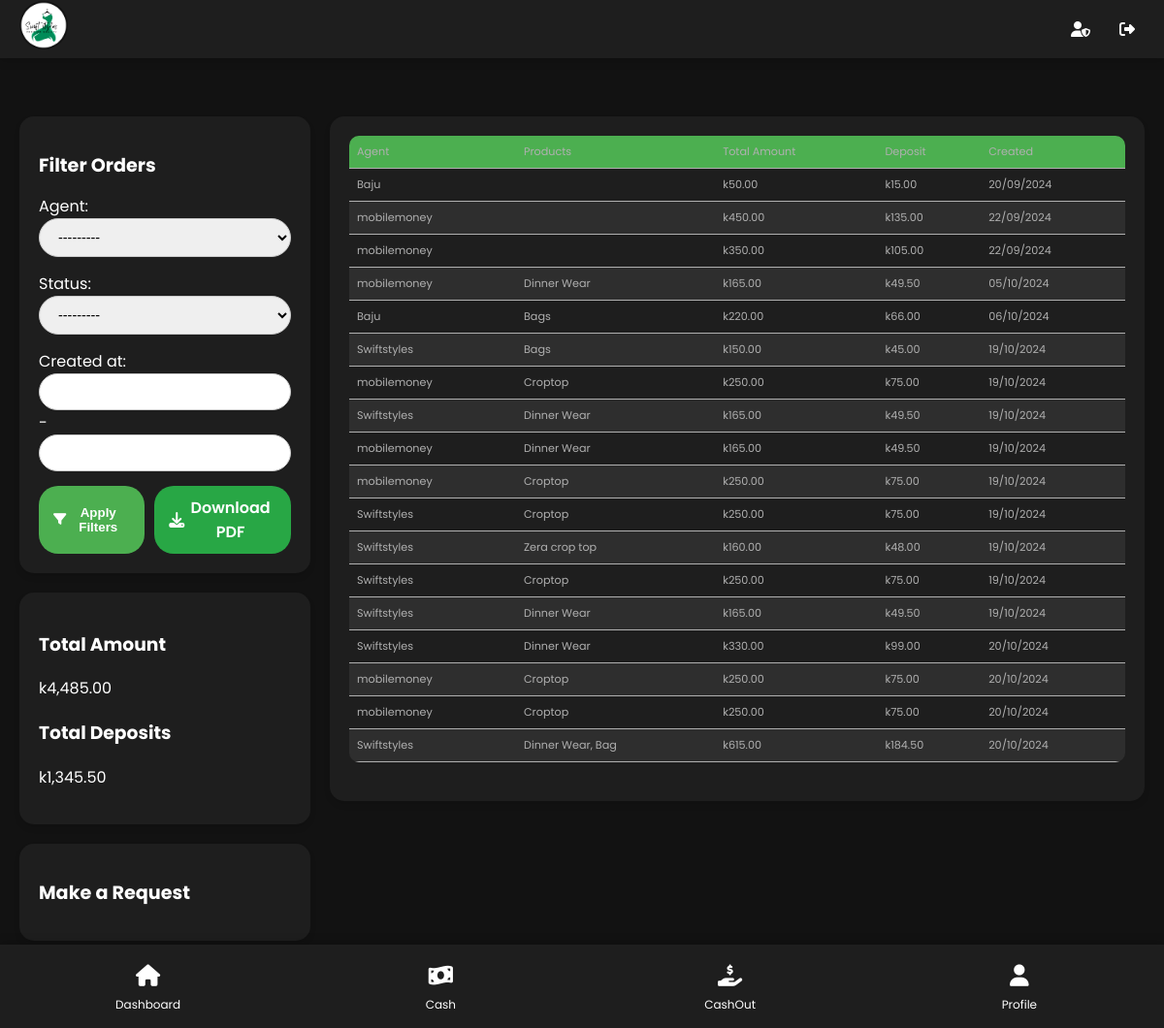
The page /orders/ (signed in) on the database as committed earlier.
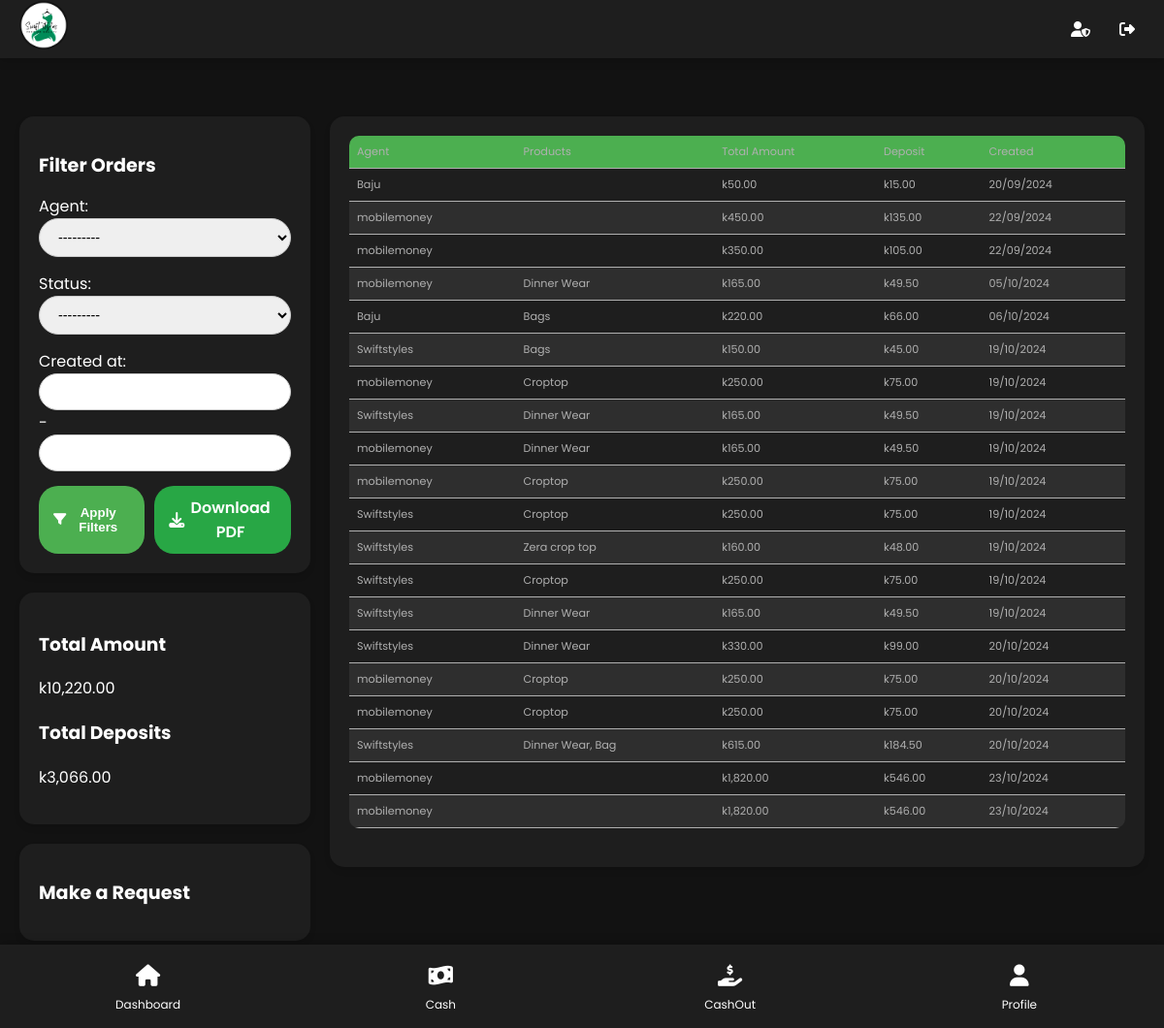
The same page on the database as committed later.
### mma/models.py (models this page shows, shortened)
class Order(models.Model):
    STATUS_CHOICES = (
        ('pending', 'Pending'),
        ('approved', 'Approved'),
        ('completed', 'Completed'),  # Add 'completed' status
        ('cancelled', 'Cancelled'),
    )
    agent = models.ForeignKey(CustomUser, on_delete=models.CASCADE, related_name='orders')
    customer_name = models.CharField(max_length=200)
    phone_number = models.CharField(max_length=15, null=True, blank=True)  # Allow null values
    total_amount = models.DecimalField(max_digits=10, decimal_places=2)
    deposit_amount = models.DecimalField(max_digits=10, decimal_places=2)
    status = models.CharField(max_length=20, choices=STATUS_CHOICES, default='pending')
    created_at = models.DateTimeField(auto_now_add=True)
    business_location = models.CharField(max_length=200, null=True, blank=True)
    delivery_date = models.DateField(null=True, blank=True)
    is_approved = models.BooleanField(default=False)

class OrderItem(models.Model):
    order = models.ForeignKey(Order, related_name='items', on_delete=models.CASCADE)
    product = models.ForeignKey(Product, on_delete=models.CASCADE)
    quantity = models.PositiveIntegerField()

class Product(models.Model):
    CATEGORY_CHOICES = [
        ('groceries', 'Groceries'),
        ('hardware', 'Hardware'),
        ('electronics', 'Electronics'),
        ('clothing', 'Clothing'),
        ('furniture', 'Furniture'),
        ('automotive', 'Automotive'),
        ('beauty_health', 'Beauty & Health'),
        ('toys', 'Toys'),
        ('sports', 'Sports & Outdoors'),
        ('books', 'Books'),
        ('home_appliances', 'Home Appliances'),
        ('stationery', 'Stationery'),
        ('pharmacy', 'Pharmacy'),
        ('jewelry', 'Jewelry & Accessories'),
        ('footwear', 'Footwear'),
        ('gardening', 'Gardening & Outdoor'),
        ('baby_products', 'Baby Products'),
        ('pet_supplies', 'Pet Supplies'),
        ('music_instruments', 'Musical Instruments'),
        ('office_supplies', 'Office Supplies'),
        ('gaming', 'Gaming'),
        ('kitchenware', 'Kitchenware'),
        ('building_materials', 'Building Materials'),
        ('tools', 'Tools & Equipment'),
        ('computer_accessories', 'Computer & Accessories'),
    ]
    name = models.CharField(max_length=200)
    description = models.TextField()
    category = models.CharField(max_length=100, choices=CATEGORY_CHOICES, default='other')
    price = models.DecimalField(max_digits=10, decimal_places=2)
    delivery_time = models.PositiveIntegerField()
    image = models.ImageField(upload_to='product_images/', null=True, blank=True, default='product_default.png')
    verified = models.BooleanField(default=False)
    added_by = models.ForeignKey(CustomUser, on_delete=models.SET_NULL, null=True, blank=True)
    created = models.DateTimeField(auto_now_add=True)
    stock_count = models.PositiveIntegerField(default=0)
    created = models.DateTimeField(auto_now_add=True)
    store_address = models.CharField(max_length=255, null=True, blank=True)

### users/models.py (models this page shows, shortened)
class CustomUser(AbstractUser):
    first_name = models.CharField(max_length=100)
    last_name = models.CharField(max_length=100)
    phone_number = models.CharField(max_length=13, unique=True)
    house_number = models.CharField(max_length=50)
    business_location = models.CharField(max_length=255)
    profile_pic = models.ImageField(upload_to='profile_pics/', null=True, blank=True)
    profile_pic_thumbnail = models.ImageField(upload_to='profile_pics/thumbnails/', null=True, blank=True)
    is_approved = models.BooleanField(default=False)
    is_admin = models.BooleanField(default=False)  # Add this line

### mma/views.py (the view)
# urls.py: path('orders/', views.OrderListView.as_view(), name='order_list'),
class OrderListView(LoginRequiredMixin, ListView):
    model = Order
    template_name = 'order_list.html'
    context_object_name = 'orders'
    paginate_by = 20
    def get_queryset(self):
        queryset = Order.objects.select_related('agent').prefetch_related('items__product')
        self.filterset = OrderFilter(self.request.GET, queryset=queryset)
        return self.filterset.qs
    def get_context_data(self, **kwargs):
        context = super().get_context_data(**kwargs)
        context['filter'] = self.filterset
        filtered_orders = self.filterset.qs
        context['total_amount'] = filtered_orders.aggregate(Sum('total_amount'))['total_amount__sum'] or 0
        context['total_deposits'] = filtered_orders.aggregate(Sum('deposit_amount'))['deposit_amount__sum'] or 0
        return context

### mma/templates/order_list.html (shortened to what this page needs)
{% extends "mma/base.html" %}
{% load widget_tweaks %}
{% block content %}
<div class="dashboard-container">
    <div class="left-column">
        <div class="card">
            <div class="filter-section">
                <h2 class="filter-heading">Filter Orders</h2>
<form method="get" class="form-grid">
    {% for field in filter.form %}
        <div class="form-group">
            {{ field.label_tag }}
            {{ field|add_class:"form-control" }}
        </div>
    {% endfor %}
    <div class="button-container">
        <button type="submit" class="btn btn-primary">
            <i class="fas fa-filter"></i> Apply Filters
        </button>
        <a href="{% url 'generate_sales_pdf' %}?{{ request.GET.urlencode }}" class="btn btn-green">
            <i class="fas fa-download"></i> Download PDF
        </a>
    </div>
</form>
            </div>
        </div>
        <div class="card">
            <div class="summary-section">
                <div>
                    <h3 class="summary-title">Total Amount</h3>
                    <p class="summary-value">k{{ total_amount|floatformat:2 }}</p>
                </div>
                <div>
                    <h3 class="summary-title">Total Deposits</h3>
                    <p class="summary-value">k{{ total_deposits|floatformat:2 }}</p>
                </div>
            </div>
        </div>
        <div class="card">
            <h2>Make a Request</h2>
        </div>
    </div>
    <div class="right-column">
        <div class="card">
            <div class="table-responsive">
                <table>
                    <thead>
                        <tr>
                            <th>Agent</th>
                            <th>Products</th>
                            <th>Total Amount</th>
                            <th>Deposit</th>
                            <th>Created</th>
                        </tr>
                    </thead>
                    <tbody>
                        {% for order in orders %}
                        <tr>
                            <td>{{ order.agent.username }}</td>
                            <td>
                                {% for item in order.items.all %}
                                    {{ item.product.name }}{% if not forloop.last %}, {% endif %}
                                {% endfor %}
                            </td>
                            <td>k{{ order.total_amount }}</td>
                            <td>k{{ order.deposit_amount }}</td>
                            <td>{{ order.created_at|date:"d/m/Y" }}</td>
                        </tr>
                        {% empty %}
                        <tr>
                            <td colspan="5">No orders found</td>
                        </tr>
                        {% endfor %}
                    </tbody>
                </table>
            </div>
        </div>
    </div>
</div>
{% endblock %}

Rows that differ between the two databases and show on the page:
added Order: agent.username "mobilemoney", total_amount "1,820.00", deposit_amount "546.00", created_at "23/10/2024"
added Order: agent.username "mobilemoney", total_amount "1,820.00", deposit_amount "546.00", created_at "23/10/2024"
Other text that changed with them:
{{ total_amount|floatformat:2 }}: "4,485.00" → "10,220.00"
{{ total_deposits|floatformat:2 }}: "1,345.50" → "3,066.00"
